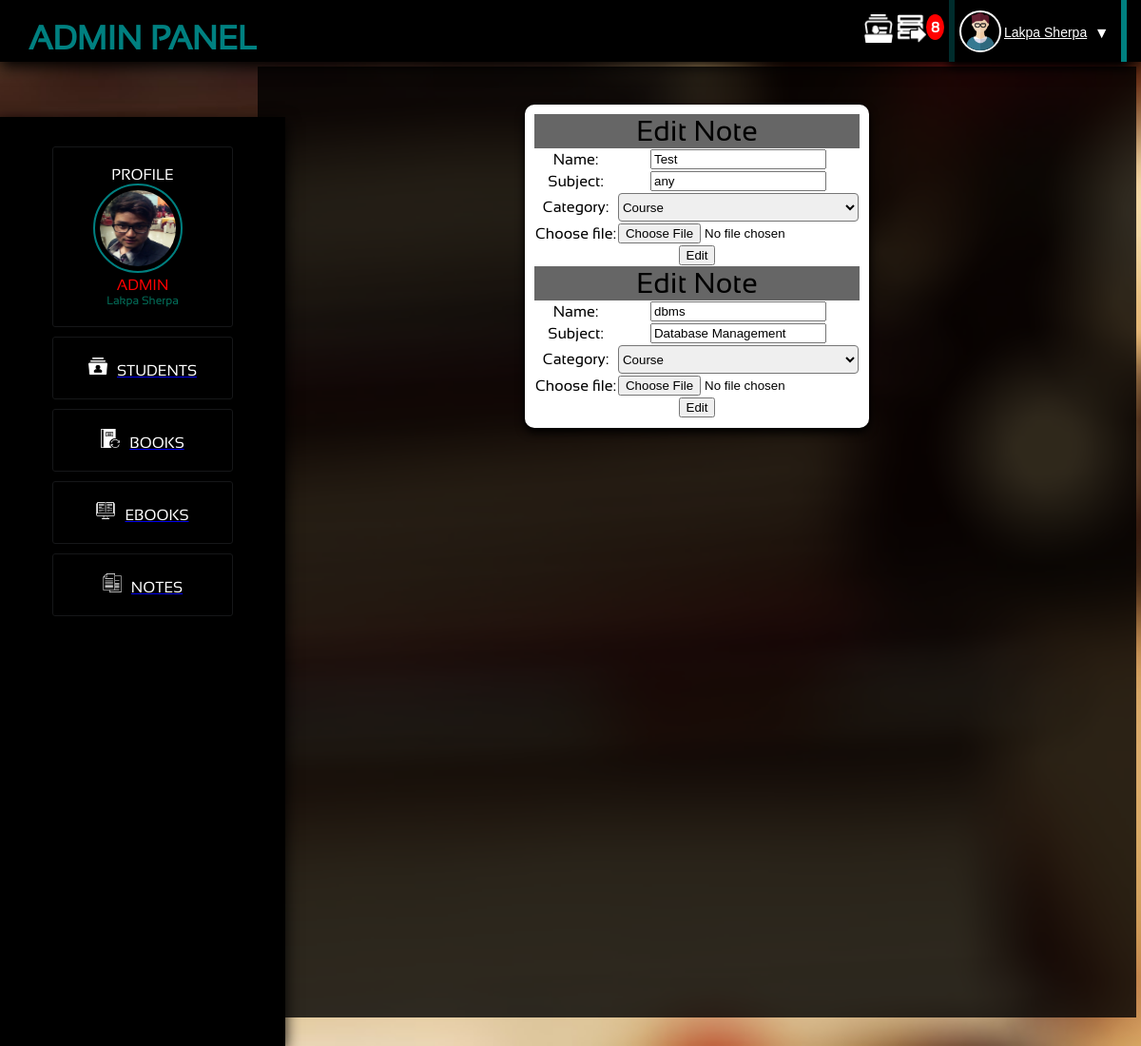
Page /admin/edit_note.php (signed in) on the committed database.
### tables this page shows
CREATE TABLE `notes` (
  `nid` int(11) NOT NULL,
  `name` varchar(20) NOT NULL,
  `subject` varchar(20) NOT NULL,
  `category` varchar(30) NOT NULL,
  `download` varchar(50) NOT NULL
);

### admin/class/class.ManageNotes.php (called while the page is built, shortened)
<?php
	include_once( '../class.database.php' );
		class ManageNotes{
			public $linker;
			function __construct(){
				$db_connection = new dbConnection();
				$this->linker = $db_connection->connect();
				return $this->linker;
			}
			function listNote($limit,$category=null){
				if(isset($limit,$category))
				{
					$query = $this->linker->query("SELECT * FROM notes WHERE category='$category' ORDER BY nid DESC $limit");
				}else{
					$query = $this->linker->query("SELECT * FROM notes ORDER BY nid DESC $limit");
				}
				$counts = $query->rowCount();
				if($counts >= 1)
				{
					$result = $query->fetchAll();
				}
				else
				{
					$result = $counts;
				}
				return $result;
			}
		}
?>

### class.database.php (called while the page is built, shortened)
<?php
	class dbConnection{
		public $db_name = 'php-librarys';
		public $db_user = 'root';
		public $db_pass = '';
		public $db_host = 'localhost';
		function connect(){
			try{
				$this->db_conn = new PDO("mysql:host=$this->db_host;dbname=$this->db_name",
					$this->db_user,$this->db_pass);
				return $this->db_conn;
			}
			catch(PDOException $e){
				return $e->getMessage();
			}
		}
	}
?>

### admin/manage/manage.notes.php (called while the page is built, shortened)
<?php
  include_once('class/class.ManageNotes.php');
  $init = new ManageNotes();
  if(isset($_GET['nid']))
  {
    $id = $_GET['nid'];
    $list_note = $init->listIdNote($id);
  }else{
    if(isset($_GET['category']))
    {
      $category = $_GET['category'];
      $list_note = $init->listNote($limit,$category);
    }
    else{
        if(isset($_GET['page'])){
          $page = preg_replace("#[^0-9]#","",$_GET['page']);
        }else{
          $page = 1;
        }
        $perPage = 6;
        $limit = "LIMIT ".($page-1)*$perPage.",$perPage";
        $list_note = $init->listNote($limit);
    }
  }

### admin/edit_note.php (the view, shortened to what this page needs)
<?php
  include_once('header.php');
  include_once('manage/manage.notes.php');
?>
<div class="main_content"><center>
<table class="admin_table">
	<form method="post" action="" enctype="multipart/form-data">
		    <?php
		      foreach ($list_note as $key => $values) {
		      	?>
		    <tr class="trans"><td colspan="2" style="font-size:30px; color:black;">Edit Note</td></tr>
		    <tr>
			<tr>
			  <td><label for="Title">Name:</label></td>
				<td><input type="text" name="name" id="name" value="<?php echo $values['name']; ?>" /></td>
			</tr>
			<tr>
			  <td><label for="Title">Subject:</label></td>
				<td><input type="text" name="subject" id="subject" value="<?php echo $values['subject']; ?>" /></td>
			</tr>
			<tr>
			  <td><label for="Title">Category:  </label></td>
				<td><select name="category">
							<option value="<?php echo $values['category']; ?>"><?php echo $values['category']; ?></option>
						</select></td>
		    </tr>
		    <tr>
		      <td>
					Choose file:</td><td> <input type="file" name="file" /></td>
		    </tr>
		    <tr>
		    <td colspan="2">
		      		<input type="submit" name="edit_note" value="Edit"/>
		    </td></tr>
<?php
    }
    ?>
	</form>
</table>
</div>
</body>
</html>

### admin/admin_style.css (style rules this page uses)
body,html { margin:0px; padding:0px; background:#5C5B5C; font-family:sansation; }
.trans { background:rgba(0,0,0,0.6); }
.main_content { background:rgba(0,0,0,0.8); height:1000px; width:77%; float:right; color:white; margin-top:70px; margin-right:5px; }
#admin_table,.admin_table { color:white; margin-top:10px; padding:10px; border-spacing:0px; text-align:center; //border:2px solid white; box-shadow:0px 5px 10px black; border-radius:10px; background:white;color:black; display:none; }
.admin_table { display:inline-block; margin-top:40px; }
#admin_table input,select { width:100%; height:30px; border-radius:4px; }

### rows in the picture
notes: name "Test", subject "any", category "Course"
notes: name "dbms", subject "Database Management", category "Course"

### other values in the picture
$_SESSION['todo_name'] "Lakpa Sherpa"
$init->countIssues() "8"
